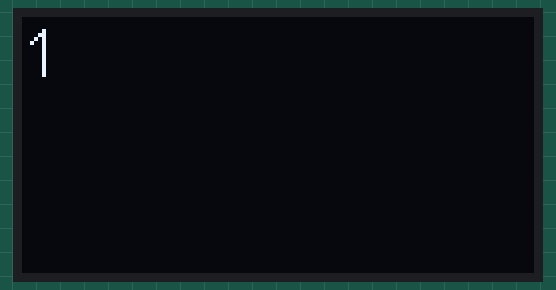
Recording of a sketch running on a simulated ESP8266 (NodeMCU). Shown: 128×64 one-colour display.

Above: at 0.1 s.
At 1.1 s:
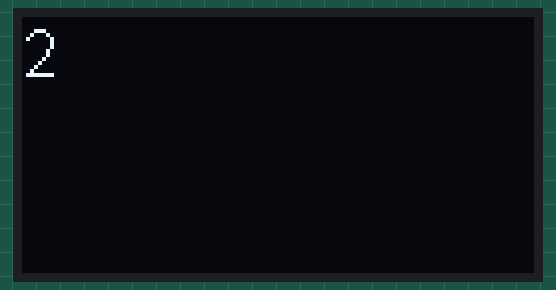
At 2.1 s:
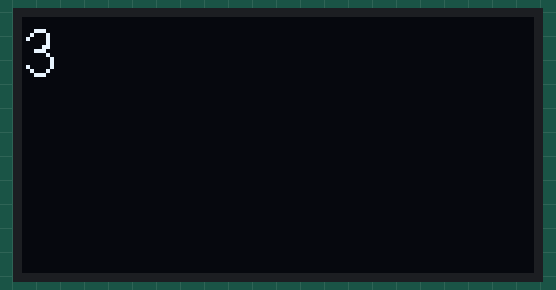
At 4.1 s:
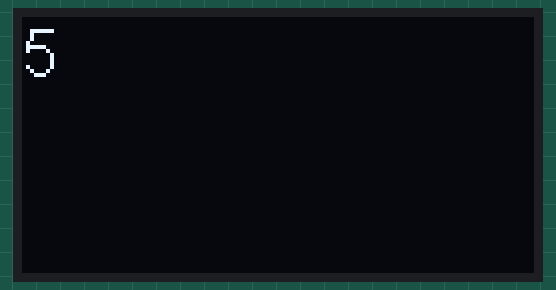
At 6.2 s:
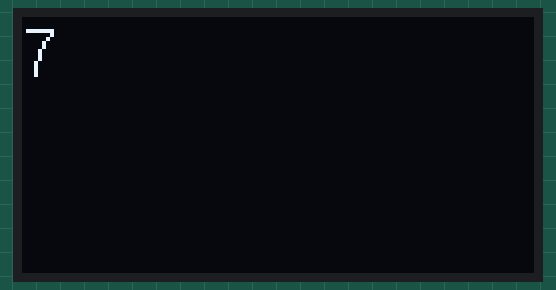
At 9.2 s:
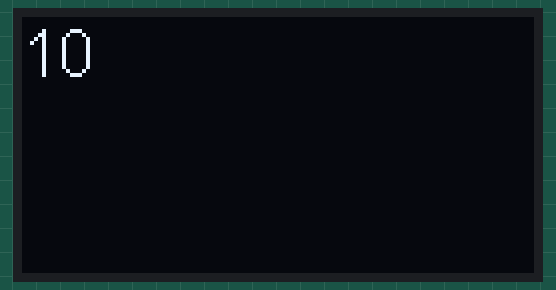

Measured:
- by itself, everything shown: repeats every 10.1 s, in 10 steps
- what the display in image 1 shows lasts 1.0 s, from 1.1 s to 2.1 s

The sketch:

OLED.ino
```cpp
#include<Wire.h>
#include "SSD1306.h"

SSD1306 display(0x3c, 4, 5);

void setup() {
  // put your setup code here, to run once:
  display.init(); //Khởi tạo màn hình
  display.flipScreenVertically(); //Lật ngược màn hình
  display.setFont(ArialMT_Plain_16); //Cài đặt font, size chữ 16

  display.clear(); //Clear màn hình
  display.drawString(0,0, "Dao Van Duc\nDep trai"); //Ghi dòng chữ tại tọa độ (0,0) Màn  hình 64*128
  display.display(); //Hiển thị

}

void loop() {
  // put your main code here, to run repeatedly:
  for(int i = 1; i < 11; i++)
  {
    display.clear();
    display.drawString(0,0, String(i));
    display.display();
    delay(1000);
  }
//  static int i = 0;
//  display.clear();
//  display.drawString(0,0, String(++i));
//  delay(1000);
//  i &= 3;

}
```
